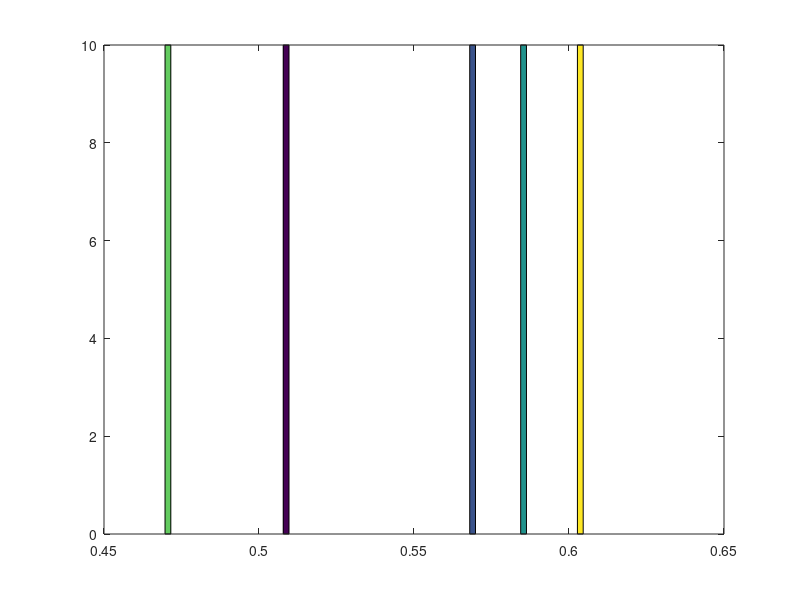

MATLAB code to generate this figure:
n= 10;
X =rand(n,5);
somme=0;
s=0;

for j= 1:n
  somme = somme+X(j,1);
end

moy= somme/n;

for i= 1:n
    s = s + (X(i,1) - moy)^2;
end

ecar= sqrt(s/(n-1));

vecteurM= mean(X);

mMoy=repmat(vecteurM,n,1);

Xc = X-mMoy;

mean(Xc);
vecteurEcart= std(Xc);

mEcar= repmat(vecteurEcart,n,1);

Xs= Xc./mEcar;
std(Xs);

hist(Xs( : ,1),100);

hist(mMoy);

covV = (X.' * X)/(n-1);
covVc=(Xc.' * Xc)/(n-1);
covVs=(Xs.' * Xs)/(n-1);








 